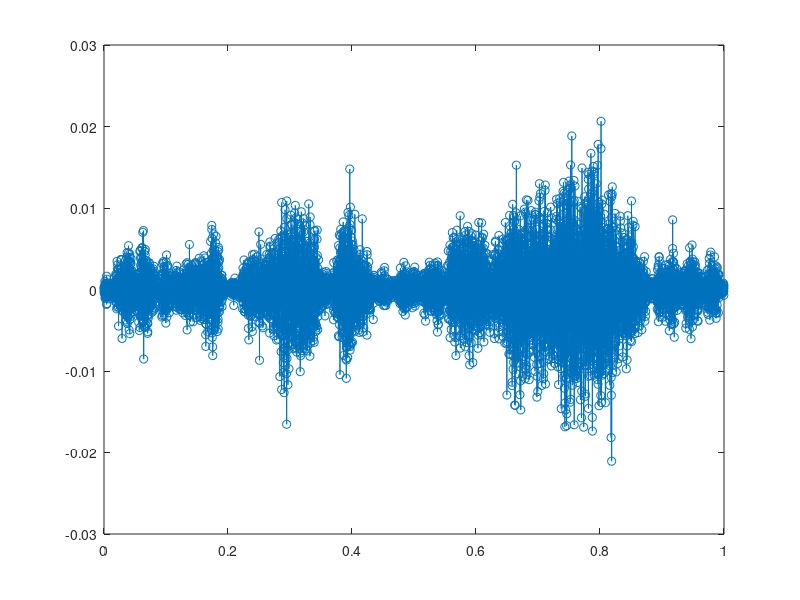
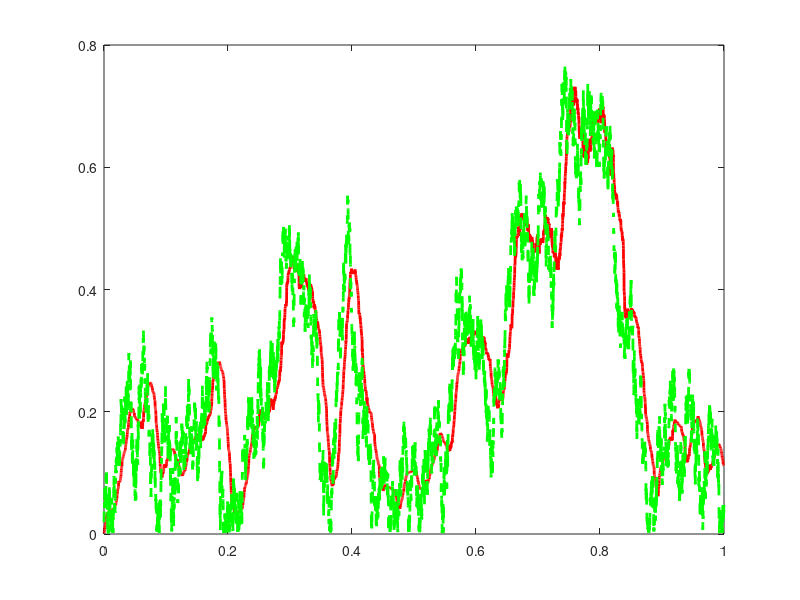

MATLAB code to generate these figures, in order:
clear all

T = 1;
N = 10000;
dt = T/N;

z(1) = 0;
t = dt*[0:1:N-1];  % time grid

% simulate the trajectory of sigma_t
vol = sqrt(dt) * (.1+abs(cumsum(randn(size(t)))));

% simulate the process z
for n=1:N-1
    z(n+1) = z(n) + vol(n)*sqrt(dt)*randn(1,1);
end

% plot realized changes in z
figure(1)
hold off
axis('square');
plot(t(2:end),diff(z),'-o');

hold on

% Input the window size for variance estimation
window = input('\n Input the window for estimating volatility \n');


figure(2)
axis('square');
hold off

window = 200;
% I use the filter function instead of manually summing up
% squares of delta_z.
varhat = filter(ones(1,window)./window,[1], diff(z).^2)./dt;

plot(t(2:end),varhat.^.5,'r','LineW',2)
hold on
plot(t,vol,'g--','LineW',2);
